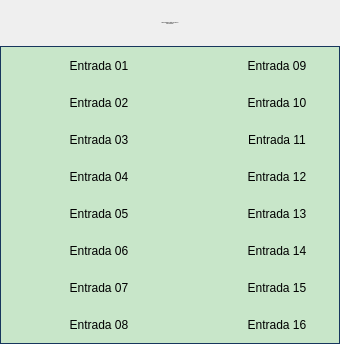
<?xml version="1.0" encoding="UTF-8"?>
<ui version="4.0">
 <class>Form</class>
 <widget class="QWidget" name="Form">
  <property name="geometry">
   <rect>
    <x>0</x>
    <y>0</y>
    <width>340</width>
    <height>344</height>
   </rect>
  </property>
  <property name="minimumSize">
   <size>
    <width>340</width>
    <height>340</height>
   </size>
  </property>
  <property name="maximumSize">
   <size>
    <width>340</width>
    <height>344</height>
   </size>
  </property>
  <property name="windowTitle">
   <string>Cartão 5069-IB16 02 Remota Booster</string>
  </property>
  <layout class="QVBoxLayout" name="verticalLayout">
   <property name="spacing">
    <number>0</number>
   </property>
   <property name="leftMargin">
    <number>0</number>
   </property>
   <property name="topMargin">
    <number>0</number>
   </property>
   <property name="rightMargin">
    <number>0</number>
   </property>
   <property name="bottomMargin">
    <number>0</number>
   </property>
   <item>
    <layout class="QVBoxLayout" name="verticalLayout_2">
     <property name="spacing">
      <number>0</number>
     </property>
     <item>
      <widget class="PyDMLabel" name="PyDMLabel_17">
       <property name="font">
        <font>
         <pointsize>-1</pointsize>
        </font>
       </property>
       <property name="toolTip">
        <string/>
       </property>
       <property name="styleSheet">
        <string notr="true">PyDMLabel {
 qproperty-alignment: AlignCenter;
 border: 1px solid #FF17365D;
 background-color: #FF17365D;
 color: rgb(255, 255, 255);
 min-height: 45px;
 max-height: 45px;
 font-size: 14px;
}</string>
       </property>
       <property name="text">
        <string>Falhas Hardware Cartão 5069-IB16 02
Remota Booster</string>
       </property>
       <property name="alignment">
        <set>Qt::AlignCenter</set>
       </property>
      </widget>
     </item>
     <item>
      <widget class="QFrame" name="frame">
       <property name="styleSheet">
        <string notr="true">QFrame#frame{
     border: 1px solid #FF17365D;
	 background-color: #c8e6c9;
}

PyDMByteIndicator {
  min-height: 1.50em;
  max-height: 1.50em;
  min-width: 1.50em;
}
</string>
       </property>
       <property name="frameShape">
        <enum>QFrame::StyledPanel</enum>
       </property>
       <property name="frameShadow">
        <enum>QFrame::Raised</enum>
       </property>
       <layout class="QVBoxLayout" name="verticalLayout_3">
        <property name="spacing">
         <number>0</number>
        </property>
        <property name="leftMargin">
         <number>0</number>
        </property>
        <property name="topMargin">
         <number>0</number>
        </property>
        <property name="rightMargin">
         <number>0</number>
        </property>
        <property name="bottomMargin">
         <number>0</number>
        </property>
        <item>
         <layout class="QGridLayout" name="gridLayout">
          <property name="leftMargin">
           <number>5</number>
          </property>
          <property name="topMargin">
           <number>5</number>
          </property>
          <property name="rightMargin">
           <number>5</number>
          </property>
          <property name="bottomMargin">
           <number>5</number>
          </property>
          <property name="horizontalSpacing">
           <number>5</number>
          </property>
          <property name="verticalSpacing">
           <number>10</number>
          </property>
          <item row="1" column="1">
           <widget class="PyDMLabel" name="PyDMLabel_2">
            <property name="sizePolicy">
             <sizepolicy hsizetype="Fixed" vsizetype="Fixed">
              <horstretch>0</horstretch>
              <verstretch>0</verstretch>
             </sizepolicy>
            </property>
            <property name="minimumSize">
             <size>
              <width>100</width>
              <height>25</height>
             </size>
            </property>
            <property name="maximumSize">
             <size>
              <width>100</width>
              <height>25</height>
             </size>
            </property>
            <property name="toolTip">
             <string/>
            </property>
            <property name="text">
             <string>Entrada 02</string>
            </property>
            <property name="alignment">
             <set>Qt::AlignCenter</set>
            </property>
           </widget>
          </item>
          <item row="4" column="0">
           <widget class="PyDMByteIndicator" name="PyDMByteIndicator_5">
            <property name="sizePolicy">
             <sizepolicy hsizetype="Fixed" vsizetype="Fixed">
              <horstretch>0</horstretch>
              <verstretch>0</verstretch>
             </sizepolicy>
            </property>
            <property name="minimumSize">
             <size>
              <width>27</width>
              <height>27</height>
             </size>
            </property>
            <property name="maximumSize">
             <size>
              <width>30</width>
              <height>27</height>
             </size>
            </property>
            <property name="toolTip">
             <string/>
            </property>
            <property name="channel" stdset="0">
             <string>ca://RA-RaBO02:RF-IntlkComp:InDig20-Mon.VAL</string>
            </property>
            <property name="onColor" stdset="0">
             <color>
              <red>255</red>
              <green>0</green>
              <blue>0</blue>
             </color>
            </property>
            <property name="offColor" stdset="0">
             <color>
              <red>0</red>
              <green>255</green>
              <blue>0</blue>
             </color>
            </property>
            <property name="showLabels" stdset="0">
             <bool>false</bool>
            </property>
            <property name="circles" stdset="0">
             <bool>true</bool>
            </property>
           </widget>
          </item>
          <item row="1" column="4">
           <widget class="PyDMLabel" name="PyDMLabel_10">
            <property name="sizePolicy">
             <sizepolicy hsizetype="Fixed" vsizetype="Fixed">
              <horstretch>0</horstretch>
              <verstretch>0</verstretch>
             </sizepolicy>
            </property>
            <property name="minimumSize">
             <size>
              <width>100</width>
              <height>25</height>
             </size>
            </property>
            <property name="maximumSize">
             <size>
              <width>100</width>
              <height>25</height>
             </size>
            </property>
            <property name="toolTip">
             <string/>
            </property>
            <property name="text">
             <string>Entrada 10</string>
            </property>
            <property name="alignment">
             <set>Qt::AlignCenter</set>
            </property>
           </widget>
          </item>
          <item row="0" column="3">
           <widget class="PyDMByteIndicator" name="PyDMByteIndicator_9">
            <property name="sizePolicy">
             <sizepolicy hsizetype="Fixed" vsizetype="Fixed">
              <horstretch>0</horstretch>
              <verstretch>0</verstretch>
             </sizepolicy>
            </property>
            <property name="minimumSize">
             <size>
              <width>27</width>
              <height>27</height>
             </size>
            </property>
            <property name="maximumSize">
             <size>
              <width>30</width>
              <height>27</height>
             </size>
            </property>
            <property name="toolTip">
             <string/>
            </property>
            <property name="alarmSensitiveContent" stdset="0">
             <bool>false</bool>
            </property>
            <property name="alarmSensitiveBorder" stdset="0">
             <bool>true</bool>
            </property>
            <property name="PyDMToolTip" stdset="0">
             <string/>
            </property>
            <property name="channel" stdset="0">
             <string>ca://RA-RaBO02:RF-IntlkComp:InDig24-Mon.VAL</string>
            </property>
            <property name="onColor" stdset="0">
             <color>
              <red>255</red>
              <green>0</green>
              <blue>0</blue>
             </color>
            </property>
            <property name="offColor" stdset="0">
             <color>
              <red>0</red>
              <green>255</green>
              <blue>0</blue>
             </color>
            </property>
            <property name="showLabels" stdset="0">
             <bool>false</bool>
            </property>
            <property name="bigEndian" stdset="0">
             <bool>false</bool>
            </property>
            <property name="circles" stdset="0">
             <bool>true</bool>
            </property>
            <property name="numBits" stdset="0">
             <number>1</number>
            </property>
            <property name="shift" stdset="0">
             <number>0</number>
            </property>
            <property name="labels" stdset="0">
             <stringlist>
              <string>Bit 0</string>
             </stringlist>
            </property>
           </widget>
          </item>
          <item row="3" column="0">
           <widget class="PyDMByteIndicator" name="PyDMByteIndicator_4">
            <property name="sizePolicy">
             <sizepolicy hsizetype="Fixed" vsizetype="Fixed">
              <horstretch>0</horstretch>
              <verstretch>0</verstretch>
             </sizepolicy>
            </property>
            <property name="minimumSize">
             <size>
              <width>27</width>
              <height>27</height>
             </size>
            </property>
            <property name="maximumSize">
             <size>
              <width>30</width>
              <height>27</height>
             </size>
            </property>
            <property name="toolTip">
             <string/>
            </property>
            <property name="channel" stdset="0">
             <string>ca://RA-RaBO02:RF-IntlkComp:InDig19-Mon.VAL</string>
            </property>
            <property name="onColor" stdset="0">
             <color>
              <red>255</red>
              <green>0</green>
              <blue>0</blue>
             </color>
            </property>
            <property name="offColor" stdset="0">
             <color>
              <red>0</red>
              <green>255</green>
              <blue>0</blue>
             </color>
            </property>
            <property name="showLabels" stdset="0">
             <bool>false</bool>
            </property>
            <property name="circles" stdset="0">
             <bool>true</bool>
            </property>
           </widget>
          </item>
          <item row="3" column="1">
           <widget class="PyDMLabel" name="PyDMLabel_4">
            <property name="sizePolicy">
             <sizepolicy hsizetype="Fixed" vsizetype="Fixed">
              <horstretch>0</horstretch>
              <verstretch>0</verstretch>
             </sizepolicy>
            </property>
            <property name="minimumSize">
             <size>
              <width>100</width>
              <height>25</height>
             </size>
            </property>
            <property name="maximumSize">
             <size>
              <width>100</width>
              <height>25</height>
             </size>
            </property>
            <property name="toolTip">
             <string/>
            </property>
            <property name="text">
             <string>Entrada 04</string>
            </property>
            <property name="alignment">
             <set>Qt::AlignCenter</set>
            </property>
           </widget>
          </item>
          <item row="7" column="0">
           <widget class="PyDMByteIndicator" name="PyDMByteIndicator_8">
            <property name="sizePolicy">
             <sizepolicy hsizetype="Fixed" vsizetype="Fixed">
              <horstretch>0</horstretch>
              <verstretch>0</verstretch>
             </sizepolicy>
            </property>
            <property name="minimumSize">
             <size>
              <width>27</width>
              <height>27</height>
             </size>
            </property>
            <property name="maximumSize">
             <size>
              <width>30</width>
              <height>27</height>
             </size>
            </property>
            <property name="toolTip">
             <string/>
            </property>
            <property name="channel" stdset="0">
             <string>ca://RA-RaBO02:RF-IntlkComp:InDig23-Mon.VAL</string>
            </property>
            <property name="onColor" stdset="0">
             <color>
              <red>255</red>
              <green>0</green>
              <blue>0</blue>
             </color>
            </property>
            <property name="offColor" stdset="0">
             <color>
              <red>0</red>
              <green>255</green>
              <blue>0</blue>
             </color>
            </property>
            <property name="showLabels" stdset="0">
             <bool>false</bool>
            </property>
            <property name="circles" stdset="0">
             <bool>true</bool>
            </property>
           </widget>
          </item>
          <item row="0" column="2" rowspan="8">
           <spacer name="verticalSpacer">
            <property name="orientation">
             <enum>Qt::Vertical</enum>
            </property>
            <property name="sizeHint" stdset="0">
             <size>
              <width>30</width>
              <height>40</height>
             </size>
            </property>
           </spacer>
          </item>
          <item row="3" column="3">
           <widget class="PyDMByteIndicator" name="PyDMByteIndicator_12">
            <property name="sizePolicy">
             <sizepolicy hsizetype="Fixed" vsizetype="Fixed">
              <horstretch>0</horstretch>
              <verstretch>0</verstretch>
             </sizepolicy>
            </property>
            <property name="minimumSize">
             <size>
              <width>27</width>
              <height>27</height>
             </size>
            </property>
            <property name="maximumSize">
             <size>
              <width>30</width>
              <height>27</height>
             </size>
            </property>
            <property name="toolTip">
             <string/>
            </property>
            <property name="channel" stdset="0">
             <string>ca://RA-RaBO02:RF-IntlkComp:InDig27-Mon.VAL</string>
            </property>
            <property name="onColor" stdset="0">
             <color>
              <red>255</red>
              <green>0</green>
              <blue>0</blue>
             </color>
            </property>
            <property name="offColor" stdset="0">
             <color>
              <red>0</red>
              <green>255</green>
              <blue>0</blue>
             </color>
            </property>
            <property name="showLabels" stdset="0">
             <bool>false</bool>
            </property>
            <property name="circles" stdset="0">
             <bool>true</bool>
            </property>
           </widget>
          </item>
          <item row="1" column="3">
           <widget class="PyDMByteIndicator" name="PyDMByteIndicator_10">
            <property name="sizePolicy">
             <sizepolicy hsizetype="Fixed" vsizetype="Fixed">
              <horstretch>0</horstretch>
              <verstretch>0</verstretch>
             </sizepolicy>
            </property>
            <property name="minimumSize">
             <size>
              <width>27</width>
              <height>27</height>
             </size>
            </property>
            <property name="maximumSize">
             <size>
              <width>30</width>
              <height>27</height>
             </size>
            </property>
            <property name="toolTip">
             <string/>
            </property>
            <property name="channel" stdset="0">
             <string>ca://RA-RaBO02:RF-IntlkComp:InDig25-Mon.VAL</string>
            </property>
            <property name="onColor" stdset="0">
             <color>
              <red>255</red>
              <green>0</green>
              <blue>0</blue>
             </color>
            </property>
            <property name="offColor" stdset="0">
             <color>
              <red>0</red>
              <green>255</green>
              <blue>0</blue>
             </color>
            </property>
            <property name="showLabels" stdset="0">
             <bool>false</bool>
            </property>
            <property name="circles" stdset="0">
             <bool>true</bool>
            </property>
           </widget>
          </item>
          <item row="0" column="0">
           <widget class="PyDMByteIndicator" name="PyDMByteIndicator">
            <property name="sizePolicy">
             <sizepolicy hsizetype="Fixed" vsizetype="Fixed">
              <horstretch>0</horstretch>
              <verstretch>0</verstretch>
             </sizepolicy>
            </property>
            <property name="minimumSize">
             <size>
              <width>27</width>
              <height>27</height>
             </size>
            </property>
            <property name="maximumSize">
             <size>
              <width>30</width>
              <height>27</height>
             </size>
            </property>
            <property name="toolTip">
             <string/>
            </property>
            <property name="channel" stdset="0">
             <string>ca://RA-RaBO02:RF-IntlkComp:InDig16-Mon.VAL</string>
            </property>
            <property name="onColor" stdset="0">
             <color>
              <red>255</red>
              <green>0</green>
              <blue>0</blue>
             </color>
            </property>
            <property name="offColor" stdset="0">
             <color>
              <red>0</red>
              <green>255</green>
              <blue>0</blue>
             </color>
            </property>
            <property name="showLabels" stdset="0">
             <bool>false</bool>
            </property>
            <property name="circles" stdset="0">
             <bool>true</bool>
            </property>
            <property name="labelPosition" stdset="0">
             <enum>QTabWidget::East</enum>
            </property>
           </widget>
          </item>
          <item row="6" column="4">
           <widget class="PyDMLabel" name="PyDMLabel_15">
            <property name="sizePolicy">
             <sizepolicy hsizetype="Fixed" vsizetype="Fixed">
              <horstretch>0</horstretch>
              <verstretch>0</verstretch>
             </sizepolicy>
            </property>
            <property name="minimumSize">
             <size>
              <width>100</width>
              <height>25</height>
             </size>
            </property>
            <property name="maximumSize">
             <size>
              <width>100</width>
              <height>25</height>
             </size>
            </property>
            <property name="toolTip">
             <string/>
            </property>
            <property name="text">
             <string>Entrada 15</string>
            </property>
            <property name="alignment">
             <set>Qt::AlignCenter</set>
            </property>
           </widget>
          </item>
          <item row="6" column="1">
           <widget class="PyDMLabel" name="PyDMLabel_7">
            <property name="sizePolicy">
             <sizepolicy hsizetype="Fixed" vsizetype="Fixed">
              <horstretch>0</horstretch>
              <verstretch>0</verstretch>
             </sizepolicy>
            </property>
            <property name="minimumSize">
             <size>
              <width>100</width>
              <height>25</height>
             </size>
            </property>
            <property name="maximumSize">
             <size>
              <width>100</width>
              <height>25</height>
             </size>
            </property>
            <property name="toolTip">
             <string/>
            </property>
            <property name="text">
             <string>Entrada 07</string>
            </property>
            <property name="alignment">
             <set>Qt::AlignCenter</set>
            </property>
           </widget>
          </item>
          <item row="0" column="4">
           <widget class="PyDMLabel" name="PyDMLabel_9">
            <property name="sizePolicy">
             <sizepolicy hsizetype="Fixed" vsizetype="Fixed">
              <horstretch>0</horstretch>
              <verstretch>0</verstretch>
             </sizepolicy>
            </property>
            <property name="minimumSize">
             <size>
              <width>100</width>
              <height>25</height>
             </size>
            </property>
            <property name="maximumSize">
             <size>
              <width>100</width>
              <height>25</height>
             </size>
            </property>
            <property name="toolTip">
             <string/>
            </property>
            <property name="text">
             <string>Entrada 09</string>
            </property>
            <property name="alignment">
             <set>Qt::AlignCenter</set>
            </property>
           </widget>
          </item>
          <item row="2" column="4">
           <widget class="PyDMLabel" name="PyDMLabel_11">
            <property name="sizePolicy">
             <sizepolicy hsizetype="Fixed" vsizetype="Fixed">
              <horstretch>0</horstretch>
              <verstretch>0</verstretch>
             </sizepolicy>
            </property>
            <property name="minimumSize">
             <size>
              <width>100</width>
              <height>25</height>
             </size>
            </property>
            <property name="maximumSize">
             <size>
              <width>100</width>
              <height>25</height>
             </size>
            </property>
            <property name="toolTip">
             <string/>
            </property>
            <property name="text">
             <string>Entrada 11</string>
            </property>
            <property name="alignment">
             <set>Qt::AlignCenter</set>
            </property>
           </widget>
          </item>
          <item row="5" column="1">
           <widget class="PyDMLabel" name="PyDMLabel_6">
            <property name="sizePolicy">
             <sizepolicy hsizetype="Fixed" vsizetype="Fixed">
              <horstretch>0</horstretch>
              <verstretch>0</verstretch>
             </sizepolicy>
            </property>
            <property name="minimumSize">
             <size>
              <width>100</width>
              <height>25</height>
             </size>
            </property>
            <property name="maximumSize">
             <size>
              <width>100</width>
              <height>25</height>
             </size>
            </property>
            <property name="toolTip">
             <string/>
            </property>
            <property name="text">
             <string>Entrada 06</string>
            </property>
            <property name="alignment">
             <set>Qt::AlignCenter</set>
            </property>
           </widget>
          </item>
          <item row="1" column="0">
           <widget class="PyDMByteIndicator" name="PyDMByteIndicator_2">
            <property name="sizePolicy">
             <sizepolicy hsizetype="Fixed" vsizetype="Fixed">
              <horstretch>0</horstretch>
              <verstretch>0</verstretch>
             </sizepolicy>
            </property>
            <property name="minimumSize">
             <size>
              <width>27</width>
              <height>27</height>
             </size>
            </property>
            <property name="maximumSize">
             <size>
              <width>30</width>
              <height>27</height>
             </size>
            </property>
            <property name="toolTip">
             <string/>
            </property>
            <property name="channel" stdset="0">
             <string>ca://RA-RaBO02:RF-IntlkComp:InDig17-Mon.VAL</string>
            </property>
            <property name="onColor" stdset="0">
             <color>
              <red>255</red>
              <green>0</green>
              <blue>0</blue>
             </color>
            </property>
            <property name="offColor" stdset="0">
             <color>
              <red>0</red>
              <green>255</green>
              <blue>0</blue>
             </color>
            </property>
            <property name="showLabels" stdset="0">
             <bool>false</bool>
            </property>
            <property name="circles" stdset="0">
             <bool>true</bool>
            </property>
           </widget>
          </item>
          <item row="0" column="1">
           <widget class="PyDMLabel" name="PyDMLabel">
            <property name="sizePolicy">
             <sizepolicy hsizetype="Fixed" vsizetype="Fixed">
              <horstretch>0</horstretch>
              <verstretch>0</verstretch>
             </sizepolicy>
            </property>
            <property name="minimumSize">
             <size>
              <width>100</width>
              <height>25</height>
             </size>
            </property>
            <property name="maximumSize">
             <size>
              <width>100</width>
              <height>25</height>
             </size>
            </property>
            <property name="toolTip">
             <string/>
            </property>
            <property name="text">
             <string>Entrada 01</string>
            </property>
            <property name="alignment">
             <set>Qt::AlignCenter</set>
            </property>
            <property name="channel" stdset="0">
             <string/>
            </property>
           </widget>
          </item>
          <item row="6" column="0">
           <widget class="PyDMByteIndicator" name="PyDMByteIndicator_7">
            <property name="sizePolicy">
             <sizepolicy hsizetype="Fixed" vsizetype="Fixed">
              <horstretch>0</horstretch>
              <verstretch>0</verstretch>
             </sizepolicy>
            </property>
            <property name="minimumSize">
             <size>
              <width>27</width>
              <height>27</height>
             </size>
            </property>
            <property name="maximumSize">
             <size>
              <width>30</width>
              <height>27</height>
             </size>
            </property>
            <property name="toolTip">
             <string/>
            </property>
            <property name="channel" stdset="0">
             <string>ca://RA-RaBO02:RF-IntlkComp:InDig22-Mon.VAL</string>
            </property>
            <property name="onColor" stdset="0">
             <color>
              <red>255</red>
              <green>0</green>
              <blue>0</blue>
             </color>
            </property>
            <property name="offColor" stdset="0">
             <color>
              <red>0</red>
              <green>255</green>
              <blue>0</blue>
             </color>
            </property>
            <property name="orientation" stdset="0">
             <enum>Qt::Vertical</enum>
            </property>
            <property name="showLabels" stdset="0">
             <bool>false</bool>
            </property>
            <property name="circles" stdset="0">
             <bool>true</bool>
            </property>
           </widget>
          </item>
          <item row="4" column="1">
           <widget class="PyDMLabel" name="PyDMLabel_5">
            <property name="sizePolicy">
             <sizepolicy hsizetype="Fixed" vsizetype="Fixed">
              <horstretch>0</horstretch>
              <verstretch>0</verstretch>
             </sizepolicy>
            </property>
            <property name="minimumSize">
             <size>
              <width>100</width>
              <height>25</height>
             </size>
            </property>
            <property name="maximumSize">
             <size>
              <width>100</width>
              <height>25</height>
             </size>
            </property>
            <property name="toolTip">
             <string/>
            </property>
            <property name="text">
             <string>Entrada 05</string>
            </property>
            <property name="alignment">
             <set>Qt::AlignCenter</set>
            </property>
           </widget>
          </item>
          <item row="3" column="4">
           <widget class="PyDMLabel" name="PyDMLabel_12">
            <property name="sizePolicy">
             <sizepolicy hsizetype="Fixed" vsizetype="Fixed">
              <horstretch>0</horstretch>
              <verstretch>0</verstretch>
             </sizepolicy>
            </property>
            <property name="minimumSize">
             <size>
              <width>100</width>
              <height>25</height>
             </size>
            </property>
            <property name="maximumSize">
             <size>
              <width>100</width>
              <height>25</height>
             </size>
            </property>
            <property name="toolTip">
             <string/>
            </property>
            <property name="text">
             <string>Entrada 12</string>
            </property>
            <property name="alignment">
             <set>Qt::AlignCenter</set>
            </property>
           </widget>
          </item>
          <item row="2" column="3">
           <widget class="PyDMByteIndicator" name="PyDMByteIndicator_11">
            <property name="sizePolicy">
             <sizepolicy hsizetype="Fixed" vsizetype="Fixed">
              <horstretch>0</horstretch>
              <verstretch>0</verstretch>
             </sizepolicy>
            </property>
            <property name="minimumSize">
             <size>
              <width>27</width>
              <height>27</height>
             </size>
            </property>
            <property name="maximumSize">
             <size>
              <width>30</width>
              <height>27</height>
             </size>
            </property>
            <property name="toolTip">
             <string/>
            </property>
            <property name="channel" stdset="0">
             <string>ca://RA-RaBO02:RF-IntlkComp:InDig26-Mon.VAL</string>
            </property>
            <property name="onColor" stdset="0">
             <color>
              <red>255</red>
              <green>0</green>
              <blue>0</blue>
             </color>
            </property>
            <property name="offColor" stdset="0">
             <color>
              <red>0</red>
              <green>255</green>
              <blue>0</blue>
             </color>
            </property>
            <property name="showLabels" stdset="0">
             <bool>false</bool>
            </property>
            <property name="circles" stdset="0">
             <bool>true</bool>
            </property>
           </widget>
          </item>
          <item row="2" column="0">
           <widget class="PyDMByteIndicator" name="PyDMByteIndicator_3">
            <property name="sizePolicy">
             <sizepolicy hsizetype="Fixed" vsizetype="Fixed">
              <horstretch>0</horstretch>
              <verstretch>0</verstretch>
             </sizepolicy>
            </property>
            <property name="minimumSize">
             <size>
              <width>27</width>
              <height>27</height>
             </size>
            </property>
            <property name="maximumSize">
             <size>
              <width>30</width>
              <height>27</height>
             </size>
            </property>
            <property name="toolTip">
             <string/>
            </property>
            <property name="channel" stdset="0">
             <string>ca://RA-RaBO02:RF-IntlkComp:InDig18-Mon.VAL</string>
            </property>
            <property name="onColor" stdset="0">
             <color>
              <red>255</red>
              <green>0</green>
              <blue>0</blue>
             </color>
            </property>
            <property name="offColor" stdset="0">
             <color>
              <red>0</red>
              <green>255</green>
              <blue>0</blue>
             </color>
            </property>
            <property name="showLabels" stdset="0">
             <bool>false</bool>
            </property>
            <property name="circles" stdset="0">
             <bool>true</bool>
            </property>
           </widget>
          </item>
          <item row="4" column="3">
           <widget class="PyDMByteIndicator" name="PyDMByteIndicator_13">
            <property name="sizePolicy">
             <sizepolicy hsizetype="Fixed" vsizetype="Fixed">
              <horstretch>0</horstretch>
              <verstretch>0</verstretch>
             </sizepolicy>
            </property>
            <property name="minimumSize">
             <size>
              <width>27</width>
              <height>27</height>
             </size>
            </property>
            <property name="maximumSize">
             <size>
              <width>30</width>
              <height>27</height>
             </size>
            </property>
            <property name="toolTip">
             <string/>
            </property>
            <property name="channel" stdset="0">
             <string>ca://RA-RaBO02:RF-IntlkComp:InDig28-Mon.VAL</string>
            </property>
            <property name="onColor" stdset="0">
             <color>
              <red>255</red>
              <green>0</green>
              <blue>0</blue>
             </color>
            </property>
            <property name="offColor" stdset="0">
             <color>
              <red>0</red>
              <green>255</green>
              <blue>0</blue>
             </color>
            </property>
            <property name="showLabels" stdset="0">
             <bool>false</bool>
            </property>
            <property name="circles" stdset="0">
             <bool>true</bool>
            </property>
           </widget>
          </item>
          <item row="2" column="1">
           <widget class="PyDMLabel" name="PyDMLabel_3">
            <property name="sizePolicy">
             <sizepolicy hsizetype="Fixed" vsizetype="Fixed">
              <horstretch>0</horstretch>
              <verstretch>0</verstretch>
             </sizepolicy>
            </property>
            <property name="minimumSize">
             <size>
              <width>100</width>
              <height>25</height>
             </size>
            </property>
            <property name="maximumSize">
             <size>
              <width>100</width>
              <height>25</height>
             </size>
            </property>
            <property name="toolTip">
             <string/>
            </property>
            <property name="text">
             <string>Entrada 03</string>
            </property>
            <property name="alignment">
             <set>Qt::AlignCenter</set>
            </property>
           </widget>
          </item>
          <item row="5" column="3">
           <widget class="PyDMByteIndicator" name="PyDMByteIndicator_14">
            <property name="sizePolicy">
             <sizepolicy hsizetype="Fixed" vsizetype="Fixed">
              <horstretch>0</horstretch>
              <verstretch>0</verstretch>
             </sizepolicy>
            </property>
            <property name="minimumSize">
             <size>
              <width>27</width>
              <height>27</height>
             </size>
            </property>
            <property name="maximumSize">
             <size>
              <width>30</width>
              <height>27</height>
             </size>
            </property>
            <property name="toolTip">
             <string/>
            </property>
            <property name="channel" stdset="0">
             <string>ca://RA-RaBO02:RF-IntlkComp:InDig29-Mon.VAL</string>
            </property>
            <property name="onColor" stdset="0">
             <color>
              <red>255</red>
              <green>0</green>
              <blue>0</blue>
             </color>
            </property>
            <property name="offColor" stdset="0">
             <color>
              <red>0</red>
              <green>255</green>
              <blue>0</blue>
             </color>
            </property>
            <property name="showLabels" stdset="0">
             <bool>false</bool>
            </property>
            <property name="circles" stdset="0">
             <bool>true</bool>
            </property>
           </widget>
          </item>
          <item row="7" column="3">
           <widget class="PyDMByteIndicator" name="PyDMByteIndicator_16">
            <property name="sizePolicy">
             <sizepolicy hsizetype="Fixed" vsizetype="Fixed">
              <horstretch>0</horstretch>
              <verstretch>0</verstretch>
             </sizepolicy>
            </property>
            <property name="minimumSize">
             <size>
              <width>27</width>
              <height>27</height>
             </size>
            </property>
            <property name="maximumSize">
             <size>
              <width>30</width>
              <height>27</height>
             </size>
            </property>
            <property name="toolTip">
             <string/>
            </property>
            <property name="channel" stdset="0">
             <string>ca://RA-RaBO02:RF-IntlkComp:InDig31-Mon.VAL</string>
            </property>
            <property name="onColor" stdset="0">
             <color>
              <red>255</red>
              <green>0</green>
              <blue>0</blue>
             </color>
            </property>
            <property name="offColor" stdset="0">
             <color>
              <red>0</red>
              <green>255</green>
              <blue>0</blue>
             </color>
            </property>
            <property name="showLabels" stdset="0">
             <bool>false</bool>
            </property>
            <property name="circles" stdset="0">
             <bool>true</bool>
            </property>
           </widget>
          </item>
          <item row="6" column="3">
           <widget class="PyDMByteIndicator" name="PyDMByteIndicator_15">
            <property name="sizePolicy">
             <sizepolicy hsizetype="Fixed" vsizetype="Fixed">
              <horstretch>0</horstretch>
              <verstretch>0</verstretch>
             </sizepolicy>
            </property>
            <property name="minimumSize">
             <size>
              <width>27</width>
              <height>27</height>
             </size>
            </property>
            <property name="maximumSize">
             <size>
              <width>30</width>
              <height>27</height>
             </size>
            </property>
            <property name="toolTip">
             <string/>
            </property>
            <property name="channel" stdset="0">
             <string>ca://RA-RaBO02:RF-IntlkComp:InDig30-Mon.VAL</string>
            </property>
            <property name="onColor" stdset="0">
             <color>
              <red>255</red>
              <green>0</green>
              <blue>0</blue>
             </color>
            </property>
            <property name="offColor" stdset="0">
             <color>
              <red>0</red>
              <green>255</green>
              <blue>0</blue>
             </color>
            </property>
            <property name="showLabels" stdset="0">
             <bool>false</bool>
            </property>
            <property name="circles" stdset="0">
             <bool>true</bool>
            </property>
           </widget>
          </item>
          <item row="5" column="0">
           <widget class="PyDMByteIndicator" name="PyDMByteIndicator_6">
            <property name="sizePolicy">
             <sizepolicy hsizetype="Fixed" vsizetype="Fixed">
              <horstretch>0</horstretch>
              <verstretch>0</verstretch>
             </sizepolicy>
            </property>
            <property name="minimumSize">
             <size>
              <width>27</width>
              <height>27</height>
             </size>
            </property>
            <property name="maximumSize">
             <size>
              <width>30</width>
              <height>27</height>
             </size>
            </property>
            <property name="toolTip">
             <string/>
            </property>
            <property name="channel" stdset="0">
             <string>ca://RA-RaBO02:RF-IntlkComp:InDig21-Mon.VAL</string>
            </property>
            <property name="onColor" stdset="0">
             <color>
              <red>255</red>
              <green>0</green>
              <blue>0</blue>
             </color>
            </property>
            <property name="offColor" stdset="0">
             <color>
              <red>0</red>
              <green>255</green>
              <blue>0</blue>
             </color>
            </property>
            <property name="showLabels" stdset="0">
             <bool>false</bool>
            </property>
            <property name="circles" stdset="0">
             <bool>true</bool>
            </property>
           </widget>
          </item>
          <item row="5" column="4">
           <widget class="PyDMLabel" name="PyDMLabel_14">
            <property name="sizePolicy">
             <sizepolicy hsizetype="Fixed" vsizetype="Fixed">
              <horstretch>0</horstretch>
              <verstretch>0</verstretch>
             </sizepolicy>
            </property>
            <property name="minimumSize">
             <size>
              <width>100</width>
              <height>25</height>
             </size>
            </property>
            <property name="maximumSize">
             <size>
              <width>100</width>
              <height>25</height>
             </size>
            </property>
            <property name="toolTip">
             <string/>
            </property>
            <property name="text">
             <string>Entrada 14</string>
            </property>
            <property name="alignment">
             <set>Qt::AlignCenter</set>
            </property>
           </widget>
          </item>
          <item row="7" column="4">
           <widget class="PyDMLabel" name="PyDMLabel_16">
            <property name="sizePolicy">
             <sizepolicy hsizetype="Fixed" vsizetype="Fixed">
              <horstretch>0</horstretch>
              <verstretch>0</verstretch>
             </sizepolicy>
            </property>
            <property name="minimumSize">
             <size>
              <width>100</width>
              <height>25</height>
             </size>
            </property>
            <property name="maximumSize">
             <size>
              <width>100</width>
              <height>25</height>
             </size>
            </property>
            <property name="toolTip">
             <string/>
            </property>
            <property name="text">
             <string>Entrada 16</string>
            </property>
            <property name="alignment">
             <set>Qt::AlignCenter</set>
            </property>
           </widget>
          </item>
          <item row="4" column="4">
           <widget class="PyDMLabel" name="PyDMLabel_13">
            <property name="sizePolicy">
             <sizepolicy hsizetype="Fixed" vsizetype="Fixed">
              <horstretch>0</horstretch>
              <verstretch>0</verstretch>
             </sizepolicy>
            </property>
            <property name="minimumSize">
             <size>
              <width>100</width>
              <height>25</height>
             </size>
            </property>
            <property name="maximumSize">
             <size>
              <width>100</width>
              <height>25</height>
             </size>
            </property>
            <property name="toolTip">
             <string/>
            </property>
            <property name="text">
             <string>Entrada 13</string>
            </property>
            <property name="alignment">
             <set>Qt::AlignCenter</set>
            </property>
           </widget>
          </item>
          <item row="7" column="1">
           <widget class="PyDMLabel" name="PyDMLabel_8">
            <property name="sizePolicy">
             <sizepolicy hsizetype="Fixed" vsizetype="Fixed">
              <horstretch>0</horstretch>
              <verstretch>0</verstretch>
             </sizepolicy>
            </property>
            <property name="minimumSize">
             <size>
              <width>100</width>
              <height>25</height>
             </size>
            </property>
            <property name="maximumSize">
             <size>
              <width>100</width>
              <height>25</height>
             </size>
            </property>
            <property name="toolTip">
             <string/>
            </property>
            <property name="text">
             <string>Entrada 08</string>
            </property>
            <property name="alignment">
             <set>Qt::AlignCenter</set>
            </property>
           </widget>
          </item>
         </layout>
        </item>
       </layout>
      </widget>
     </item>
    </layout>
   </item>
  </layout>
 </widget>
 <customwidgets>
  <customwidget>
   <class>PyDMLabel</class>
   <extends>QLabel</extends>
   <header>pydm.widgets.label</header>
  </customwidget>
  <customwidget>
   <class>PyDMByteIndicator</class>
   <extends>QWidget</extends>
   <header>pydm.widgets.byte</header>
  </customwidget>
 </customwidgets>
 <resources/>
 <connections/>
</ui>
